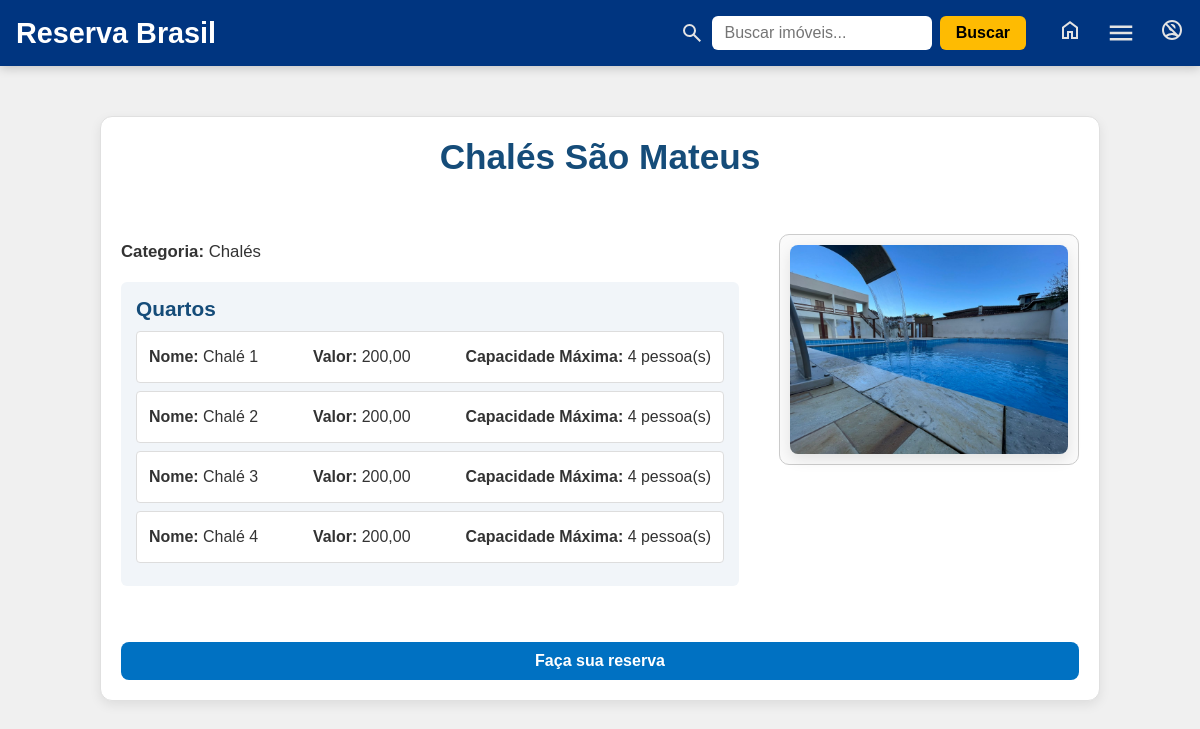
Before: /property/10/ with the older database file.
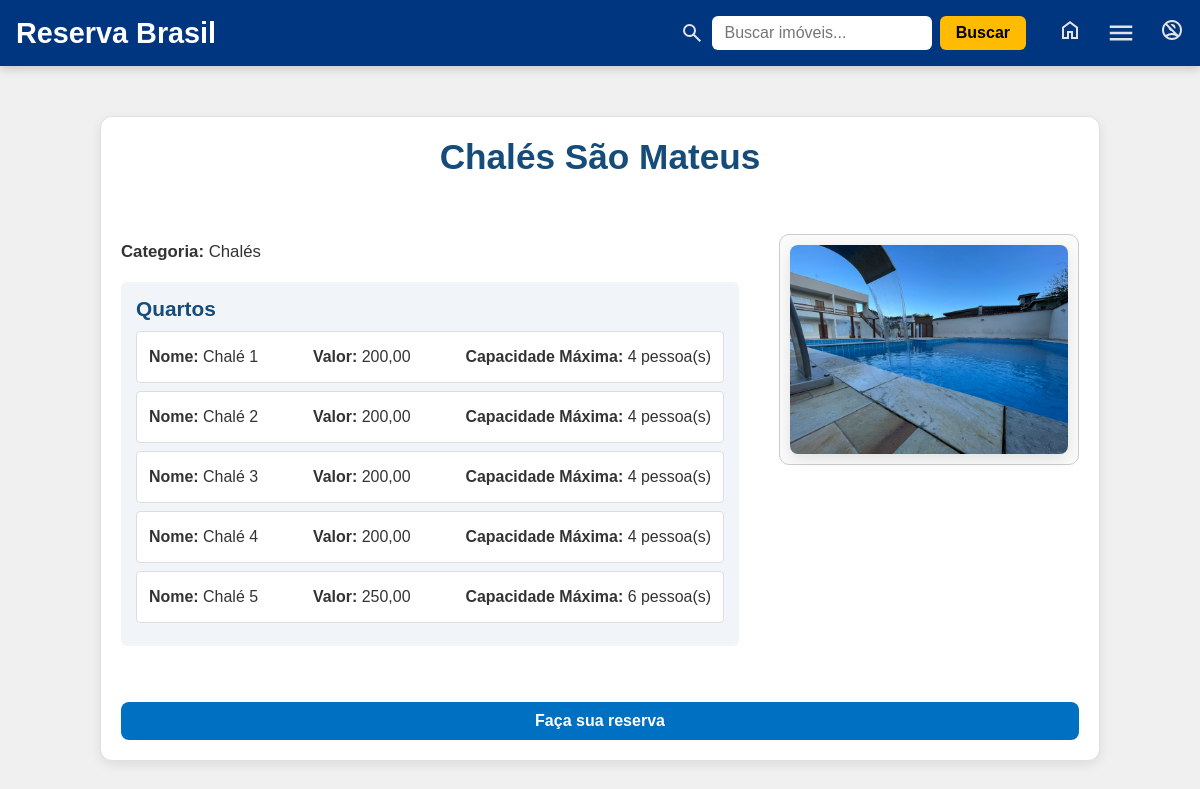
After: the same page with the newer database file.
### core/models.py (models this page shows, shortened)
class Room(models.Model):
    property = models.ForeignKey(Property, on_delete=models.CASCADE, related_name='rooms')
    name = models.CharField(max_length=100)
    beds = models.PositiveIntegerField(default=1)
    price = models.DecimalField(max_digits=10, decimal_places=2)
    numberOfPeople = models.IntegerField(null=True, blank=True)
    description = models.TextField(blank=True, null=True)

### core/views.py (the view)
# urls.py: path('property/<int:property_id>/', propertyDetail, name='propertyDetail'),
def propertyDetail(request, property_id):
    property_obj = get_object_or_404(Property, id_property=property_id)
    return render(request, 'propertyDetail.html', {'property': property_obj})

### core/templates/propertyDetail.html (shortened to what this page needs)
{% load static %}
<!DOCTYPE html>
<html lang="pt-br">
    <head>
        <link rel="stylesheet" href="{% static 'css/propertyDetail.css' %}" />
    </head>
    <body>
        {% include 'base.html' %}
        <div class="property-detail-container">
            <h1 class="property-detail-header">{{ property.name }}</h1>
            <div class="property-detail-main">
                <div class="property-info">
                     {% if property.category %}
                    <p><strong>Categoria:</strong> {{ property.category.name }}</p>
                    {% endif %}  {% if property.rooms.all %}
                    <div class="property-rooms-inline">
                        <h2>Quartos</h2>
                        <ul class="room-list-inline">
                            {% for room in property.rooms.all %}
                            <li class="room-item-inline">
                                <p><strong>Nome:</strong> {{ room.name }}</p>
                                <p><strong>Valor:</strong> {{ room.price }}</p>
                                <p>
                                    <strong>Capacidade Máxima:</strong> {{ room.numberOfPeople }}
                                    pessoa(s)
                                </p>
                            </li>
                            {% endfor %}
                        </ul>
                    </div>
                    {% endif %}
                </div>
                {% if property.image %}
                <div class="property-image-container">
                    <img
                        class="property-image"
                        src="{{ property.image.url }}"
                        alt="{{ property.name }}"
                    />
                </div>
                {% endif %}
            </div>
            <a href="{% url 'homeReservation' %}" class="reservation-link"> Faça sua reserva </a>
        </div>
    </body>
</html>

Changed rows visible on the page:
added Room: name "Chalé 5", price "250,00", numberOfPeople "6"
